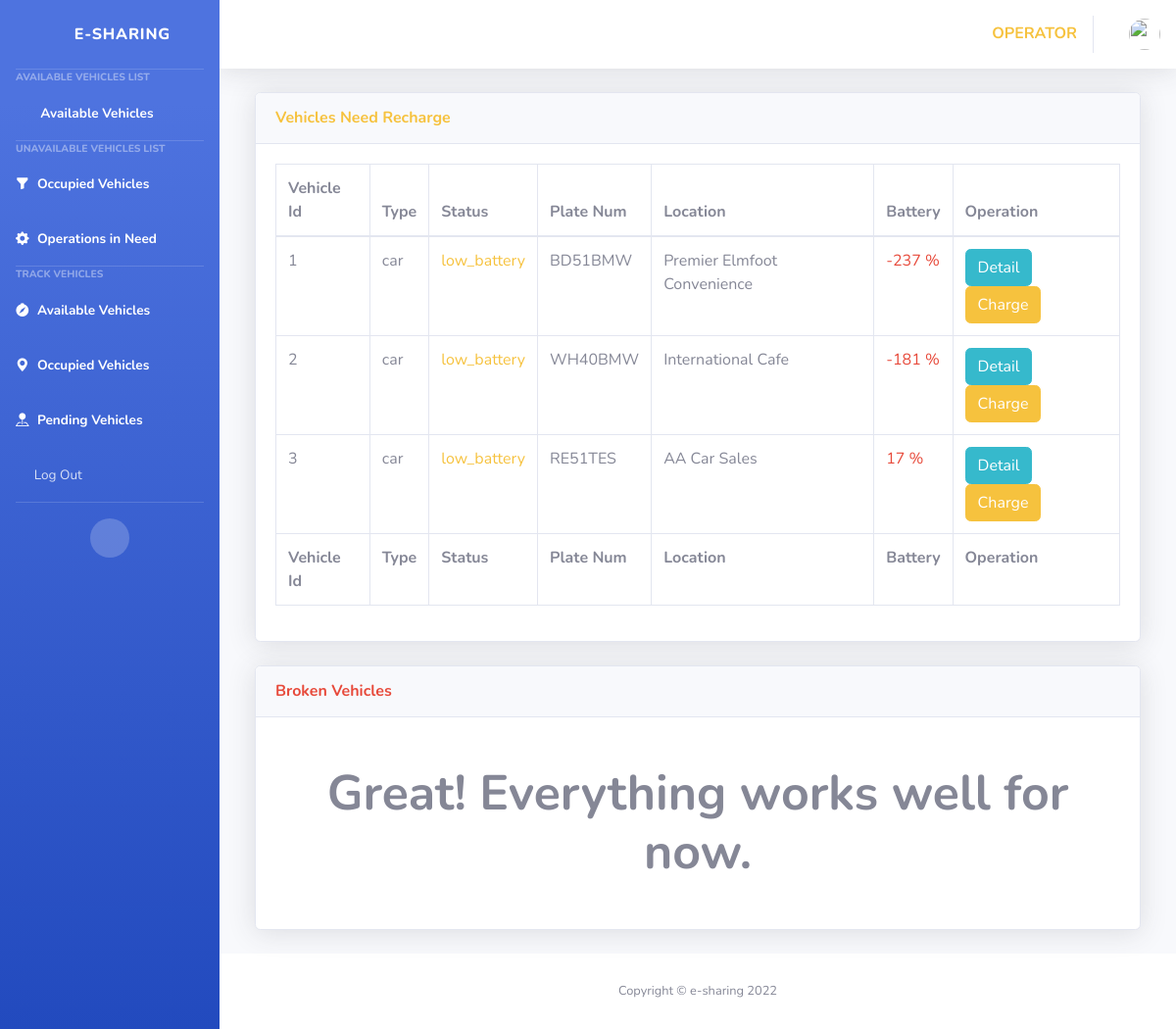
The app's page /operators/vehicles_deal/, older data.
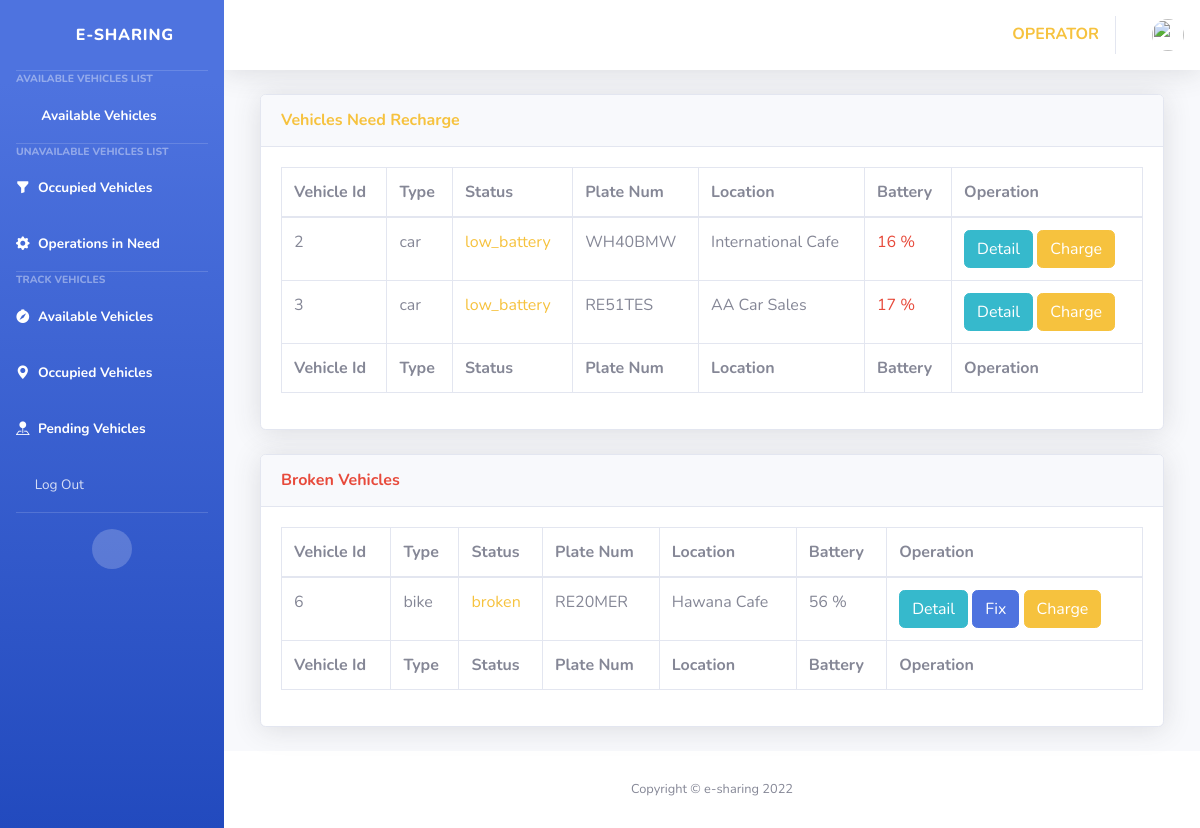
The same page, newer data.
### e_portal/models.py (models this page shows)
class Vehicles(models.Model):
    name = models.CharField(max_length=128)
    type = models.CharField(max_length=8)
    cover = models.ImageField(upload_to='resources/img/covers', blank=True)
    color = models.CharField(max_length=8)
    plateNum = models.CharField(max_length=7)
    batteryPercentage = models.IntegerField(default=100)
    lastChargedTime = models.DateTimeField(auto_now=True)
    status = models.CharField(max_length=32, default='available')
    totalRentalHours = models.FloatField(default=0)
    locName = models.CharField(max_length=128)
    latitude = models.FloatField(default=0)
    longitude = models.FloatField(default=0)
    price = models.FloatField(default=0)
    description = models.TextField(blank=True, null=True)

### e_portal/views/operator.py (the view)
# urls.py: path("operators/vehicles_deal/", operator.getDealVehicles, name='vehicles_deal'),
def getDealVehicles(request):
    if request.method == "GET":
        data_low_battery = models.Vehicles.objects.filter(status="low_battery").all()
        data_broken = models.Vehicles.objects.filter(status="broken").all()
        return render(request, "operator/vehicles_deal.html", {"vehicles_low_battery": data_low_battery, "vehicles_broken": data_broken})

### templates/operator/vehicles_deal.html (shortened to what the changed rows need)
{% extends 'base_operator.html' %}
{% block content %}
<div class="container-fluid">
    <div class="card shadow mb-4">
    {% if vehicles_low_battery %}
        <div class="card-body">
            <div class="table-responsive">
                <table class="table table-bordered" id="dataTable">
                    <thead>
                        <tr>
                            <th>Vehicle Id</th>
                            <th>Type</th>
                            <th>Status</th>
                            <th>Plate Num</th>
                            <th>Location</th>
                            <th>Battery</th>
                            <th>Operation</th>
                        </tr>
                    </thead>
                    <tfoot>
                        <tr>
                            <th>Vehicle Id</th>
                            <th>Type</th>
                            <th>Status</th>
                            <th>Plate Num</th>
                            <th>Location</th>
                            <th>Battery</th>
                            <th>Operation</th>
                        </tr>
                    </tfoot>
                    <tbody>
                    {% for vehicles in vehicles_low_battery %}
                        <tr>
                            <td>{{ vehicles.id }}</td>
                            <td>{{ vehicles.type }}</td>
                            <td class="text-warning">{{ vehicles.status }}</td>
                            <td>{{ vehicles.plateNum }}</td>
                            <td>{{ vehicles.locName }}</td>
                            <td class="text-danger">{{ vehicles.batteryPercentage }} %</td>
                            <td><a class="btn btn-info" href="{% url 'e_portal:operator_vehicle_detail' vehicles.id %}">Detail</a>
                                <button method="post" class="btn btn-warning" data-toggle="modal" data-target="#charge{{ vehicles.id }}">Charge</button>
                            </td>
                        </tr>
                    {% endfor %}
                    </tbody>
                </table>
            </div>
        </div>
    {% endif %}
    </div>
    <div class="card shadow mb-4">
    {% if vehicles_broken %}
        <div class="card-body">
            <div class="table-responsive">
                <table class="table table-bordered" id="dataTable2">
                    <thead>
                        <tr>
                            <th>Vehicle Id</th>
                            <th>Type</th>
                            <th>Status</th>
                            <th>Plate Num</th>
                            <th>Location</th>
                            <th>Battery</th>
                            <th>Operation</th>
                        </tr>
                    </thead>
                    <tfoot>
                        <tr>
                            <th>Vehicle Id</th>
                            <th>Type</th>
                            <th>Status</th>
                            <th>Plate Num</th>
                            <th>Location</th>
                            <th>Battery</th>
                            <th>Operation</th>
                        </tr>
                    </tfoot>
                    <tbody>
                    {% for vehicles in vehicles_broken %}
                        <tr>
                            <td>{{ vehicles.id }}</td>
                            <td>{{ vehicles.type }}</td>
                            <td class="text-warning">{{ vehicles.status }}</td>
                            <td>{{ vehicles.plateNum }}</td>
                            <td>{{ vehicles.locName }}</td>
                            <td>{{ vehicles.batteryPercentage }} %</td>
                            <td><a class="btn btn-info" href="{% url 'e_portal:operator_vehicle_detail' vehicles.id %}">Detail</a>
                                <button method="post" class="btn btn-primary" data-toggle="modal" data-target="#repair{{ vehicles.id }}">Fix</button>
                                <button method="post" class="btn btn-warning" data-toggle="modal" data-target="#charge_two{{ vehicles.id }}">Charge</button>
                            </td>
                        </tr>
                    {% endfor %}
                    </tbody>
                </table>
            </div>
        </div>
    {% else %}
        <div class="container">
            <div class="text-center">
                <h2 class="m-lg-5" style="font-weight: bold; font-size: 50px">Great! Everything works well for now.</h2>
            </div>
        </div>
    {% endif %}
    </div>
</div>
{% endblock %}

Row changes from the older to the newer data that the page shows:
no longer on this page (row edited): Vehicles: id "1", type "car", status "low_battery", plateNum "BD51BMW", locName "Premier Elmfoot Convenience", batteryPercentage "-237", shown under "Vehicles Need Recharge"
changed Vehicles "WH40BMW": batteryPercentage "-181" → "16"
now on this page (row edited): Vehicles: id "6", type "bike", status "broken", plateNum "RE20MER", locName "Hawana Cafe", batteryPercentage "56", shown under "Broken Vehicles"
Text that changed along with them:
text no longer shown: "Great! Everything works well for now."
text now shown: "Vehicle Id Type Status Plate Num Location Battery Operation Vehicle Id Type Status Plate Num Location Battery Operation"
